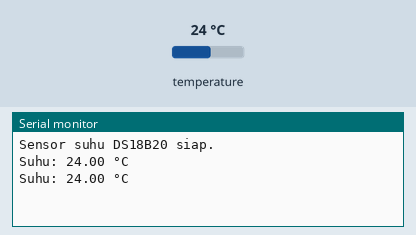
This sketch was run on a simulated ESP32-C3. Shown: the last lines printed to the serial monitor. The test bench sets the inputs (shaded band); at power-on: temperature 24 °C.

Above: at 4.3 s.
4.4 s: temperature set to 12 °C
At 7.6 s:
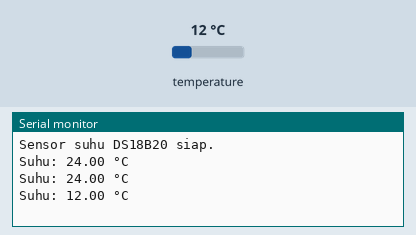
8.1 s: temperature set to 19 °C
At 9.7 s:
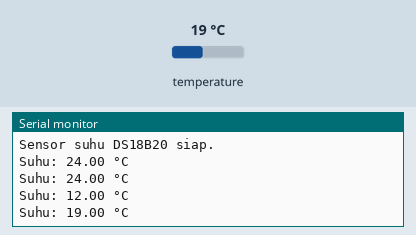
Timing chart, 0 to 11.2 s (numbered marks = the images above; inputs shaded):
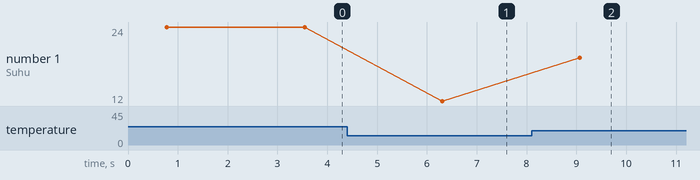

The sketch:

Main.ino
```cpp
#include <OneWire.h>
#include <DallasTemperature.h>

// === PIN SENSOR ===
#define ONE_WIRE_BUS 10  // GPIO10 pada ESP32-C3

// === OBJEK SENSOR ===
OneWire oneWire(ONE_WIRE_BUS);
DallasTemperature sensors(&oneWire);

void setup() {
  Serial.begin(115200);

  // Inisialisasi sensor suhu
  sensors.begin();
  Serial.println("Sensor suhu DS18B20 siap.");
}

void loop() {
  sensors.requestTemperatures();  // Minta pembacaan suhu
  float suhu = sensors.getTempCByIndex(0);  // Ambil suhu dalam Celcius

  Serial.print("Suhu: ");
  Serial.print(suhu);
  Serial.println(" °C");

  delay(2000);  // Baca setiap 2 detik
}
```

Measured:
- after the input at 4.4 s, the serial monitor: prints a new line after 1.9 s (image 1)
- after the input at 8.1 s, the serial monitor: prints a new line after 0.97 s (image 2)
- plotted number 1: 24 → 12 after the input at 4.4 s, 12 → 19 after the input at 8.1 s
